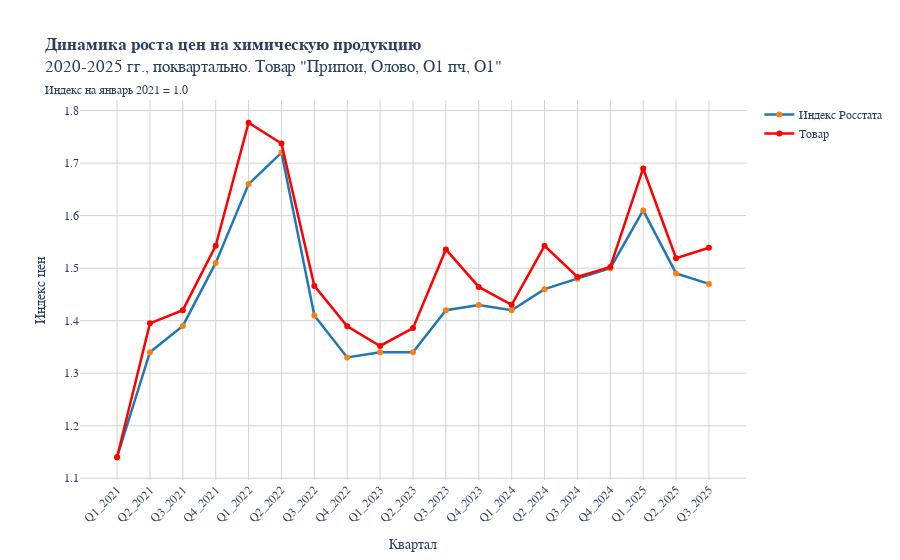

Here is the notebook cell this chart was saved with:
### Code cell
import plotly.graph_objects as go
data_sample = data.sample(1)
data_sample_price_history = data_sample[[
    'Цена_Q1_2021', 'Цена_Q2_2021', 'Цена_Q3_2021', 'Цена_Q4_2021',
    'Цена_Q1_2022', 'Цена_Q2_2022', 'Цена_Q3_2022', 'Цена_Q4_2022', 
    'Цена_Q1_2023', 'Цена_Q2_2023', 'Цена_Q3_2023', 'Цена_Q4_2023',
    'Цена_Q1_2024', 'Цена_Q2_2024', 'Цена_Q3_2024', 'Цена_Q4_2024',
    'Цена_Q1_2025', 'Цена_Q2_2025', 'Цена_Q3_2025']].squeeze()

data_sample_quarter_scalled = data_sample_price_history.pct_change() + 1
data_sample_quarter_scalled['Цена_Q1_2021'] = 1.14
data_sample_quarter_scalled = data_sample_quarter_scalled.cumprod()
data_sample_quarter_scalled.index = data_sample_quarter_scalled.index.str.slice(5)

def create_quarterly_features(historical_prices):
    """
    Создает квартальные фичи на основе месячных данных
    Берет последний месяц каждого квартала
    """
    quarterly_features = {}
    
    # Отбираем конечные месяцы кварталов
    quarter_months = {
        'Q1': '03',  # март
        'Q2': '06',  # июнь
        'Q3': '09',  # сентябрь
        'Q4': '12'   # декабрь
    }
    
    for month, price in historical_prices.items():
        year, month_num = month.split('-')
        
        # Проверяем, является ли месяц конечным в квартале
        for quarter, end_month in quarter_months.items():
            if month_num == end_month:
                feature_name = f'Цена_{quarter}_{year}'
                quarterly_features[feature_name] = round(price, 2)
    
    return quarterly_features

quarterly_prices_growth = create_quarterly_features(monthly_price_growth_pd.to_dict())
quarterly_prices_growth = dict(zip(list(map(lambda x: x[5:],quarterly_prices_growth.keys())),quarterly_prices_growth.values()))
quarterly_prices_growth_pd = pd.DataFrame.from_dict(quarterly_prices_growth,orient = 'index').squeeze()

import plotly.graph_objects as go

# Создаем график через go.Figure с сохранением всех настроек
chemical_prices_growth_2020_2025_by_quarter_plot = go.Figure()

# Добавляем основной график (тот что был в px.line)
chemical_prices_growth_2020_2025_by_quarter_plot.add_trace(
    go.Scatter(
        x=quarterly_prices_growth_pd.index, 
        y=quarterly_prices_growth_pd,
        mode='lines+markers',
        name='Индекс Росстата',
        line=dict(width=2.5, color='#1f77b4'),
        marker=dict(size=6, color='#ff7f0e'),
        hovertemplate='<b>%{x}</b><br>Индекс: %{y:.2f}<extra></extra>'
    )
)

# Добавляем второй датасет
chemical_prices_growth_2020_2025_by_quarter_plot.add_trace(
    go.Scatter(
        x=data_sample_quarter_scalled.index,
        y=data_sample_quarter_scalled,
        mode='lines+markers',
        name='Товар',
        line=dict(width=2.5, color='red'),
        marker=dict(size=6, color='red'),
        hovertemplate='<b>%{x}</b><br>Значение: %{y:.2f}<extra></extra>'
    )
)

# Копируем все настройки layout из px.line
chemical_prices_growth_2020_2025_by_quarter_plot.update_layout(
    title=f'<b>Динамика роста цен на химическую продукцию</b><br>2020-2025 гг., поквартально. Товар \"{data_sample["Название товара"].item()}\"</b><br><span style="font-size: 12px;">Индекс на январь 2021 = 1.0</span>',
    xaxis_title='Период',
    yaxis_title='Индекс цен (база = 1)',
    plot_bgcolor='white',
    paper_bgcolor='white',
    font=dict(family='Arial', size=12),
    xaxis=dict(
        showgrid=True, 
        gridwidth=1, 
        gridcolor='lightgray',
        tickangle=-45,
        title='Квартал'
    ),
    yaxis=dict(
        showgrid=True, 
        gridwidth=1, 
        gridcolor='lightgray',
        title='Индекс цен'
    ),
    hovermode='x unified',
    showlegend=True
)

chemical_prices_growth_2020_2025_by_quarter_plot.show()

chemical_prices_growth_2020_2025_by_quarter_plot.write_image(
    FOLDER_PATH + f'graphs/product_{data_sample["Название товара"].item()}.png',
    format="png",
    width=1200,
    height=600, 
    scale=2)

### Figure 1 — Plotly figure (JSON) as saved in the notebook; plotly's stock layout.template omitted (floating-point values rounded to 4 significant figures)
{"data": [{"hovertemplate": "<b>%{x}</b><br>Индекс: %{y:.2f}<extra></extra>", "line": {"color": "#1f77b4", "width": 2.5}, "marker": {"color": "#ff7f0e", "size": 6}, "mode": "lines+markers", "name": "Индекс Росстата", "type": "scatter", "x": ["Q1_2021", "Q2_2021", "Q3_2021", "Q4_2021", "Q1_2022", "Q2_2022", "Q3_2022", "Q4_2022", "Q1_2023", "Q2_2023", "Q3_2023", "Q4_2023", "Q1_2024", "Q2_2024", "Q3_2024", "Q4_2024", "Q1_2025", "Q2_2025", "Q3_2025"], "y": [1.14, 1.34, 1.39, 1.51, 1.66, 1.72, 1.41, 1.33, 1.34, 1.34, 1.42, 1.43, 1.42, 1.46, 1.48, 1.5, 1.61, 1.49, 1.47]}, {"hovertemplate": "<b>%{x}</b><br>Значение: %{y:.2f}<extra></extra>", "line": {"color": "red", "width": 2.5}, "marker": {"color": "red", "size": 6}, "mode": "lines+markers", "name": "Товар", "type": "scatter", "x": ["Q1_2021", "Q2_2021", "Q3_2021", "Q4_2021", "Q1_2022", "Q2_2022", "Q3_2022", "Q4_2022", "Q1_2023", "Q2_2023", "Q3_2023", "Q4_2023", "Q1_2024", "Q2_2024", "Q3_2024", "Q4_2024", "Q1_2025", "Q2_2025", "Q3_2025"], "y": [1.14, 1.395, 1.42, 1.542, 1.777, 1.737, 1.466, 1.39, 1.352, 1.386, 1.536, 1.464, 1.43, 1.542, 1.483, 1.502, 1.69, 1.519, 1.539]}], "layout": {"font": {"family": "Arial", "size": 12}, "hovermode": "x unified", "paper_bgcolor": "white", "plot_bgcolor": "white", "showlegend": true, "title": {"text": "<b>Динамика роста цен на химическую продукцию</b><br>2020-2025 гг., поквартально. Товар \"Припои, Олово, О1 пч, О1\"</b><br><span style=\"font-size: 12px;\">Индекс на январь 2021 = 1.0</span>"}, "xaxis": {"gridcolor": "lightgray", "gridwidth": 1, "showgrid": true, "tickangle": -45, "title": {"text": "Квартал"}}, "yaxis": {"gridcolor": "lightgray", "gridwidth": 1, "showgrid": true, "title": {"text": "Индекс цен"}}}}
